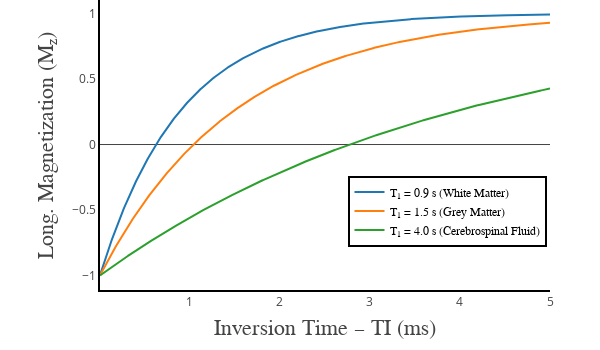

Notebook source saved alongside this figure:
### Code cell
%use python3
# PYTHON CODE

init_notebook_mode(connected=True)
# The polling here is to ensure that plotly.js has already been loaded before
# setting display alignment in order to avoid a race condition.

wm = go.Scatter(
    x = params["TI"],
    y = signal_WM,
    name = 'T<sub>1</sub> = 0.9 s (White Matter)',
    text = 'T<sub>1</sub> = 0.9 s (White Matter)',
    hoverinfo = 'x+y+text'
)

gm = go.Scatter(
    x = params["TI"],
    y = signal_GM,
    name = 'T<sub>1</sub> = 1.5 s (Grey Matter)',
    text = 'T<sub>1</sub> = 1.5 s (Grey Matter)',
    hoverinfo = 'x+y+text'
)

csf = go.Scatter(
    x = params["TI"],
    y = signal_CSF,
    name = 'T<sub>1</sub> = 4.0 s (Cerebrospinal Fluid)',
    text = 'T<sub>1</sub> = 4.0 s (Cerebrospinal Fluid)',
    hoverinfo = 'x+y+text'
)

data = [wm, gm, csf]

layout = go.Layout(
    width=600,
    height=350,
    margin=go.layout.Margin(
        l=100,
        r=50,
        b=60,
        t=0,
    ),
    annotations=[
        dict(
            x=0.5004254919715793,
            y=-0.175,
            showarrow=False,
            text='Inversion Time – TI (ms)',
            font=dict(
                family='Times New Roman',
                size=22
            ),
            xref='paper',
            yref='paper'
        ),
        dict(
            x=-0.15,
            y=0.50,
            showarrow=False,
            text='Long. Magnetization (M<sub>z</sub>)',
            font=dict(
                family='Times New Roman',
                size=22
            ),
            textangle=-90,
            xref='paper',
            yref='paper'
        ),
    ],
    xaxis=dict(
        showgrid=False,
        linecolor='black',
        linewidth=2
    ),
    yaxis=dict(
        showgrid=False,
        linecolor='black',
        linewidth=2
    ),
    legend=dict(
        x=0.55,
        y=0.15,
        traceorder='normal',
        font=dict(
            family='Times New Roman',
            size=12,
            color='#000'
        ),
        bordercolor='#000000',
        borderwidth=2
    )
)

fig = dict(data=data, layout=layout)

iplot(fig, filename = 'fig3', config = config)

### Figure 1 — Plotly figure (JSON) as saved in the notebook; plotly's stock layout.template omitted (floating-point values rounded to 4 significant figures; data arrays with more than 128 entries replaced by an {"elided": "..."} marker saying what was removed)
{"data": [{"hoverinfo": "x+y+text", "name": "T<sub>1</sub> = 0.9 s (White Matter)", "text": "T<sub>1</sub> = 0.9 s (White Matter)", "type": "scatter", "uid": "021d2f03-64b6-4632-8749-ae470f7f48f6", "x": {"elided": "1000 float values"}, "y": {"elided": "1000 float values"}}, {"hoverinfo": "x+y+text", "name": "T<sub>1</sub> = 1.5 s (Grey Matter)", "text": "T<sub>1</sub> = 1.5 s (Grey Matter)", "type": "scatter", "uid": "77d857a4-7d18-4766-8f05-863dafa20361", "x": {"elided": "1000 float values"}, "y": {"elided": "1000 float values"}}, {"hoverinfo": "x+y+text", "name": "T<sub>1</sub> = 4.0 s (Cerebrospinal Fluid)", "text": "T<sub>1</sub> = 4.0 s (Cerebrospinal Fluid)", "type": "scatter", "uid": "25866edf-f324-4d47-bce0-c3e15850decc", "x": {"elided": "1000 float values"}, "y": {"elided": "1000 float values"}}], "layout": {"annotations": [{"font": {"family": "Times New Roman", "size": 22}, "showarrow": false, "text": "Inversion Time – TI (ms)", "x": 0.5004, "xref": "paper", "y": -0.175, "yref": "paper"}, {"font": {"family": "Times New Roman", "size": 22}, "showarrow": false, "text": "Long. Magnetization (M<sub>z</sub>)", "textangle": -90, "x": -0.15, "xref": "paper", "y": 0.5, "yref": "paper"}], "height": 350, "legend": {"bordercolor": "#000000", "borderwidth": 2, "font": {"color": "#000", "family": "Times New Roman", "size": 12}, "traceorder": "normal", "x": 0.55, "y": 0.15}, "margin": {"b": 60, "l": 100, "r": 50, "t": 0}, "width": 600, "xaxis": {"linecolor": "black", "linewidth": 2, "showgrid": false}, "yaxis": {"linecolor": "black", "linewidth": 2, "showgrid": false}}}
